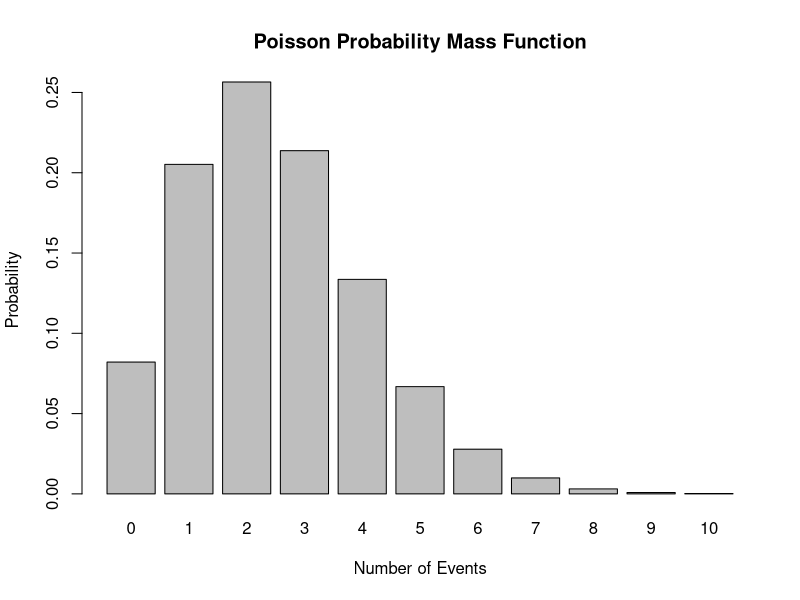
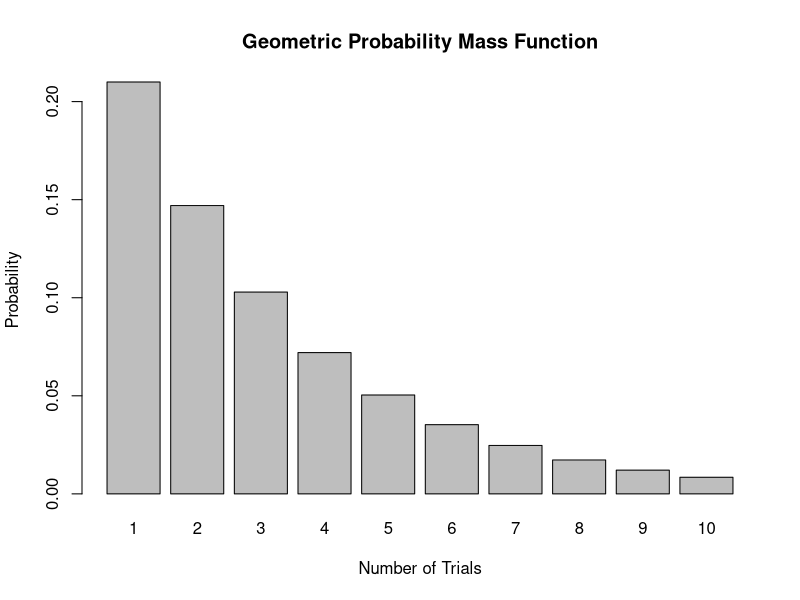

The R source for these figures, in order:
### Laboratory 1

## Exercises

# Exercise 9

getFirstProbabilitiesPoisson <- function (lambda, number)
{
  numbers <- 0 : number;
  
  probabilities <- dpois(numbers, lambda);
  
  barplot(probabilities, names.arg = numbers, xlab = "Number of Events",
          ylab = "Probability",
          main = paste("Poisson Probability Mass Function"));
}


lambda <- 2.5;
number <- 10;

getFirstProbabilitiesPoisson(lambda, number);



# Exercise 10

getFirstProbabilitiesGeometric <- function (probability, number)
{
  numbers <- 1 : number;
  
  probabilities <- dgeom(numbers, probability);
  
  barplot(probabilities, names.arg = numbers, xlab = "Number of Trials", 
          ylab = "Probability", 
          main = paste("Geometric Probability Mass Function"))
}


probability <- 0.3;
number <- 10;

getFirstProbabilitiesGeometric(probability, number)